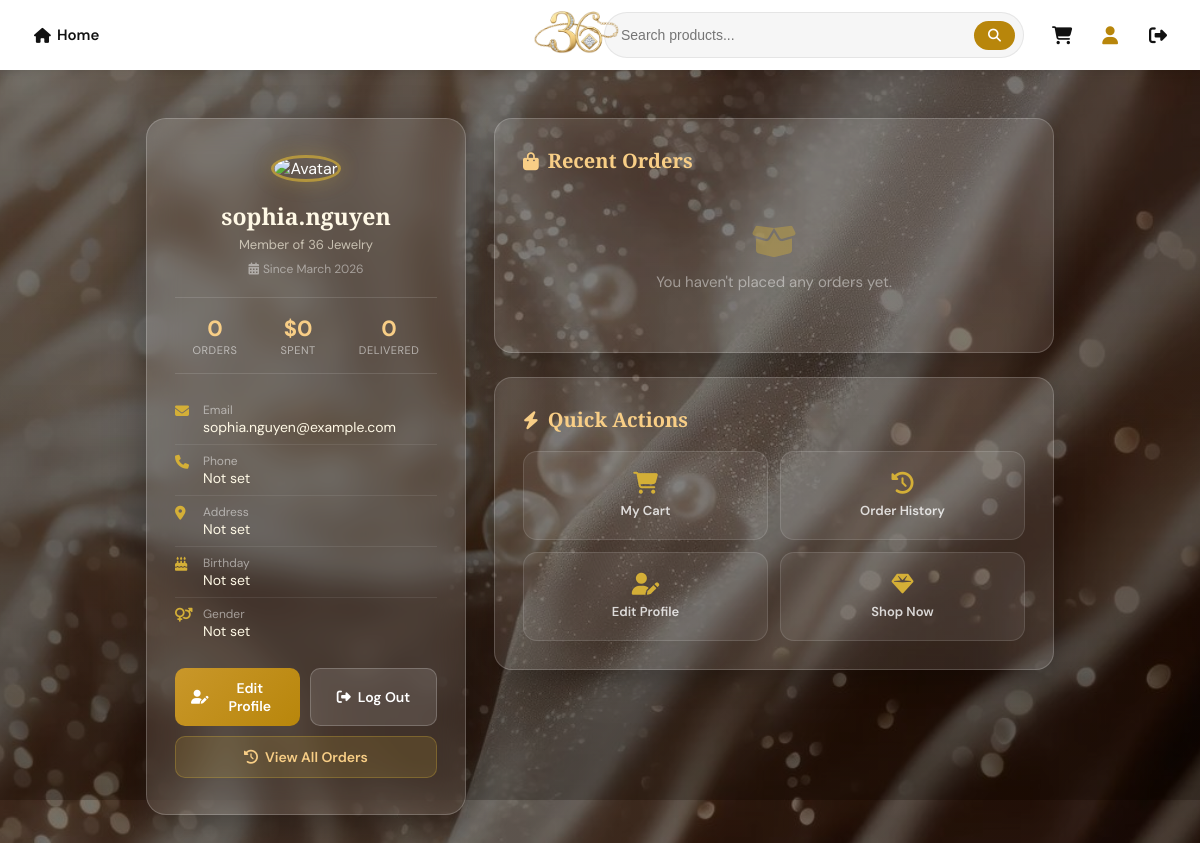
The app's page /User/users/profile.php (signed in) with its own data.
### tables this page shows
CREATE TABLE `users` (
  `id` int(11) NOT NULL AUTO_INCREMENT,
  `username` varchar(100) DEFAULT NULL,
  `email` varchar(100) DEFAULT NULL,
  `password` varchar(255) DEFAULT NULL,
  `status` enum('Active','Locked') NOT NULL DEFAULT 'Active',
  `created_at` timestamp NOT NULL DEFAULT current_timestamp(),
  `role` enum('user','admin') DEFAULT 'user',
  PRIMARY KEY (`id`),
  UNIQUE KEY `username` (`username`)
);

### User/users/profile.php (the view, shortened to what this page needs)
<?php
require_once __DIR__ . '/../../config/config.php';
$user_id = (int)$_SESSION['user_id'];
$link_home        = BASE_URL . 'User/indexprofile.php';
$link_cart        = BASE_URL . 'User/users/cart.php';
$link_profile     = BASE_URL . 'User/users/profile.php';
$link_logout      = BASE_URL . 'User/users/logout.php';
$link_edit        = BASE_URL . 'User/users/edit_profile.php';
$link_history     = BASE_URL . 'User/users/history.php';
$sql_user = "
    SELECT u.username, u.email, u.created_at,
           c.full_name, c.phone, c.address, c.birthday, c.gender,
           c.avatar
    FROM users u
    LEFT JOIN customers c ON c.user_id = u.id
    WHERE u.id = ?
    LIMIT 1
";
$stmt_u = $conn->prepare($sql_user);
$stmt_u->bind_param('i', $user_id);
$stmt_u->execute();
$user = $stmt_u->get_result()->fetch_assoc();
$display_name = htmlspecialchars($user['full_name'] ?: $user['username']);
$email        = htmlspecialchars($user['email']);
$phone        = htmlspecialchars($user['phone']   ?: 'Not set');
$address      = htmlspecialchars($user['address'] ?: 'Not set');
$birthday     = $user['birthday'] ? date('d/m/Y', strtotime($user['birthday'])) : 'Not set';
$gender       = htmlspecialchars($user['gender']  ?: 'Not set');
$member_since = $user['created_at'] ? date('F Y', strtotime($user['created_at'])) : '';
if (!empty($user['avatar'])) {
    $avatar_src = BASE_URL . 'images/avatars/' . htmlspecialchars($user['avatar']);
} else {
    $avatar_src = BASE_URL . 'images/default-avatar.png';
}
$stats = ['total_orders' => 0, 'total_spent' => 0, 'pending' => 0, 'delivered' => 0];
$orders = [];
?>
<!DOCTYPE html>
<html lang="en">
<head>
  <link rel="stylesheet" href="https://cdnjs.cloudflare.com/ajax/libs/font-awesome/6.4.0/css/all.min.css">
</head>
<body>
<header class="header-container">
  <div class="search-bar">
    <div class="left">
      <a href="<?= $link_home ?>" class="home-btn"><i class="fas fa-home"></i> Home</a>
    </div>
    <div class="center">
      <a href="<?= $link_home ?>">
        <img src="<?= IMG_URL ?>36-logo.png" alt="36 Jewelry" class="header-logo">
      </a>
      <div class="search-box">
        <input type="text" id="search-input" placeholder="Search products..."
               onkeydown="if(event.key==='Enter') doSearch()">
        <button onclick="doSearch()"><i class="fas fa-search"></i></button>
      </div>
    </div>
    <div class="right">
      <a href="<?= $link_cart ?>" class="icon-link" title="Cart"><i class="fas fa-shopping-cart"></i></a>
      <a href="<?= $link_profile ?>" class="icon-link" title="Profile"><i class="fas fa-user" style="color:var(--gold)"></i></a>
      <a href="<?= $link_logout ?>" class="icon-link" title="Logout"><i class="fas fa-sign-out-alt"></i></a>
    </div>
  </div>
</header>
<div class="page-wrapper">
  <div class="profile-card">
    <form method="POST" enctype="multipart/form-data" id="avatar-form">
      <label for="avatar-file" style="cursor:pointer;">
        <div class="avatar-wrapper">
          <img src="<?= $avatar_src ?>"
               alt="Avatar"
               class="avatar"
               id="avatar-preview"
               onerror="this.src='<?= BASE_URL ?>images/default-avatar.png'">
        </div>
      </label>
    </form>
    <h2 class="profile-name"><?= $display_name ?></h2>
    <p class="profile-role">Member of 36 Jewelry</p>
    <?php if ($member_since): ?>
      <p class="member-since"><i class="fas fa-calendar-alt" style="margin-right:4px;"></i>Since <?= $member_since ?></p>
    <?php endif; ?>
    <div class="stats-row">
      <div class="stat-box">
        <div class="stat-num"><?= (int)($stats['total_orders'] ?? 0) ?></div>
        <div class="stat-lbl">Orders</div>
      </div>
      <div class="stat-box">
        <div class="stat-num">$<?= number_format((float)($stats['total_spent'] ?? 0), 0) ?></div>
        <div class="stat-lbl">Spent</div>
      </div>
      <div class="stat-box">
        <div class="stat-num"><?= (int)($stats['delivered'] ?? 0) ?></div>
        <div class="stat-lbl">Delivered</div>
      </div>
    </div>
    <div class="info-section">
      <div class="info-row">
        <i class="fas fa-envelope"></i>
        <div>
          <div class="info-label">Email</div>
          <div class="info-val"><?= $email ?></div>
        </div>
      </div>
      <div class="info-row">
        <i class="fas fa-phone"></i>
        <div>
          <div class="info-label">Phone</div>
          <div class="info-val"><?= $phone ?></div>
        </div>
      </div>
      <div class="info-row">
        <i class="fas fa-map-marker-alt"></i>
        <div>
          <div class="info-label">Address</div>
          <div class="info-val"><?= $address ?></div>
        </div>
      </div>
      <div class="info-row">
        <i class="fas fa-birthday-cake"></i>
        <div>
          <div class="info-label">Birthday</div>
          <div class="info-val"><?= $birthday ?></div>
        </div>
      </div>
      <div class="info-row">
        <i class="fas fa-venus-mars"></i>
        <div>
          <div class="info-label">Gender</div>
          <div class="info-val"><?= $gender ?></div>
        </div>
      </div>
    </div>
    <div class="btn-group">
      <div class="btn-row">
        <a href="<?= $link_edit ?>" class="btn-action btn-edit" id="btn-edit-profile">
          <i class="fas fa-user-edit"></i> Edit Profile
        </a>
        <a href="<?= $link_logout ?>" class="btn-action btn-logout" id="btn-logout">
          <i class="fas fa-sign-out-alt"></i> Log Out
        </a>
      </div>
      <a href="<?= $link_history ?>" class="btn-history" id="btn-history">
        <i class="fas fa-history"></i> View All Orders
      </a>
    </div>
  </div>
  <div class="orders-panel">
    <div class="panel-box">
      <h3 class="panel-title"><i class="fas fa-shopping-bag"></i> Recent Orders</h3>
      <?php if (empty($orders)): ?>
        <div class="no-orders">
          <i class="fas fa-box-open"></i>
          You haven't placed any orders yet.
        </div>
      <?php endif; ?>
    </div>
    <div class="panel-box">
      <h3 class="panel-title"><i class="fas fa-bolt"></i> Quick Actions</h3>
      <div class="quick-actions">
        <a href="<?= $link_cart ?>" class="qa-btn" id="qa-cart">
          <i class="fas fa-shopping-cart"></i> My Cart
        </a>
        <a href="<?= $link_history ?>" class="qa-btn" id="qa-history">
          <i class="fas fa-history"></i> Order History
        </a>
        <a href="<?= $link_edit ?>" class="qa-btn" id="qa-edit">
          <i class="fas fa-user-edit"></i> Edit Profile
        </a>
        <a href="<?= $link_home ?>" class="qa-btn" id="qa-shop">
          <i class="fas fa-gem"></i> Shop Now
        </a>
      </div>
    </div>
  </div>
</div>
</body>
</html>

### records on screen
users: username "sophia.nguyen", created_at "March 2026", email "sophia.nguyen@example.com"

### other values on screen
$stats['total_orders'] "0"
$stats['total_spent'] "0"
$stats['delivered'] "0"
$phone "Not set"
$address "Not set"
$birthday "Not set"
$gender "Not set"
